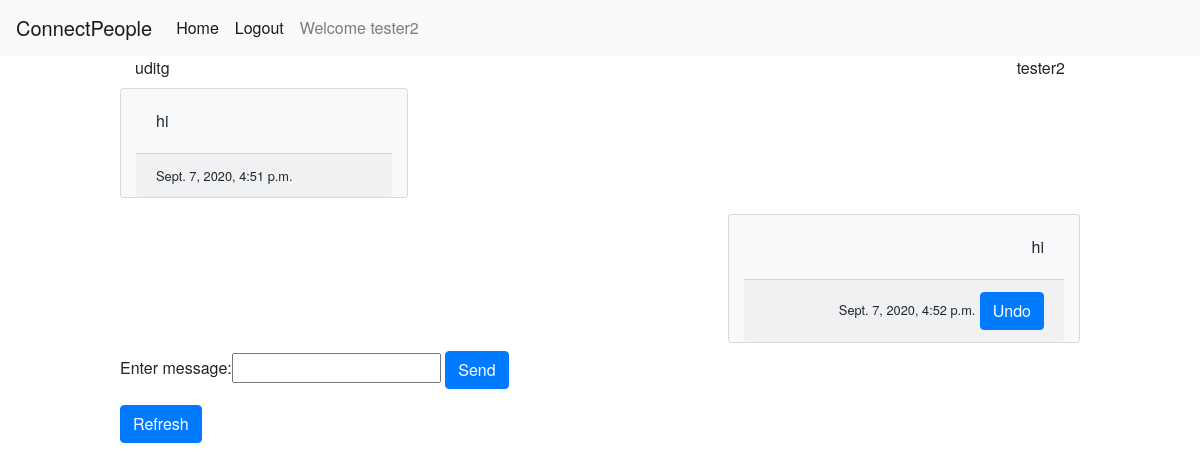
Before: /chatapp/chat/9/1/messages (signed in) with the older database file.
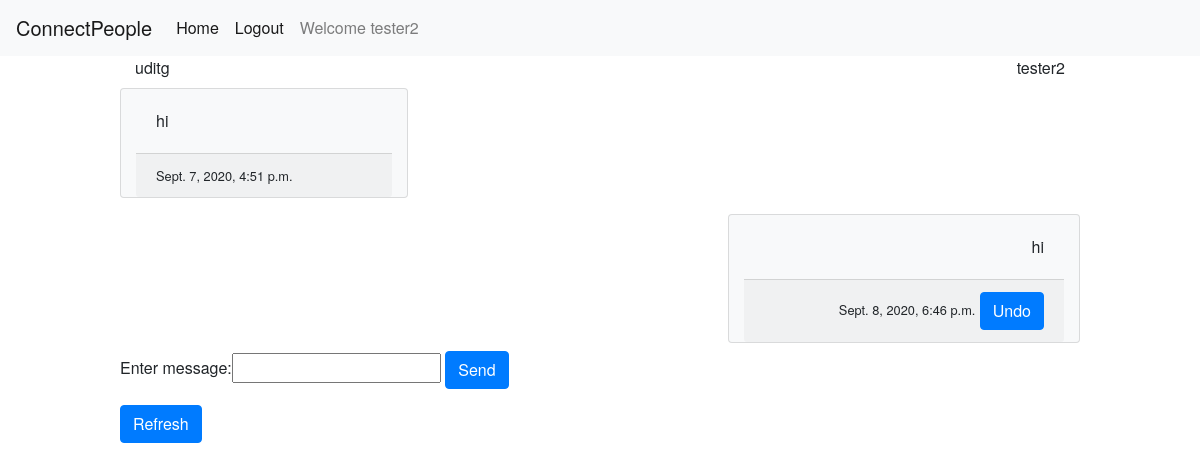
After: the same page with the newer database file.
### chatapp/models.py (models this page shows, shortened)
class Message(models.Model):
    msg_text = models.CharField(max_length=200, blank=False)
    send_time = models.DateTimeField(default=datetime.now)
    sender = models.ForeignKey(User, related_name='sender_user', on_delete=models.CASCADE)
    reciever = models.ForeignKey(User, related_name='reciever_user', on_delete=models.CASCADE)

### chatapp/decorators.py (the view)
    def wrap(request, *args, **kwargs):
        if request.user.id != kwargs['sender_id']:
            raise PermissionDenied
        else:
            return function(request, *args, **kwargs)

### chatapp/forms.py
class MessageForm(forms.Form):
    message_text = forms.CharField(label="Enter message", max_length=50)

### chatapp/views.py (called while the page is built, shortened)
@login_required
@user_can_see_chat
def chatpage(request, sender_id, reciever_id):
    sender = User.objects.get(pk=sender_id)
    reciever = User.objects.get(pk=reciever_id)
    messages = Message.objects.filter((Q(sender=sender) | Q(sender=reciever)),
                                      (Q(reciever=reciever) | Q(reciever=sender))).order_by("send_time")
    form = MessageForm()
    context = {'sender': sender, 'reciever': reciever, 'messages': messages, 'form': form}
    return render(request, 'chatapp/chatpage.html', context)

### chatapp/templates/chatapp/chatpage.html (shortened to what this page needs)
{% extends 'chatapp/base.html'%}
{%block content%}
<div class="container">
    <div class="row">
        <div class="col text-left">
            {{reciever.username}}
        </div>
        <div class="col text-right">
            {{sender.username}}
        </div>
    </div>
    {%for message in messages%}
        <div class="row">
            {%if message.sender.id == sender.id%}
                <div class="col"></div>
                <div class="col text-right card text-black bg-light my-2" style="max-width: 22rem;">
                    <div class="card-body">
                        <p class="card-text">
                            {{message.msg_text}}
                        </p>
                    </div>
                    <div class="card-footer">
                        <small class="text-black">{{message.send_time}}</small>
                        <a class="btn btn-primary"
                           href="{%url 'chatapp:delete_chat_message' message.sender_id message.reciever_id message.id%}">
                            Undo
                        </a>
                    </div>
                </div>
            {%else%}
                <div class="col text-left card text-black bg-light my-2" style="max-width: 18rem;">
                    <div class="card-body">
                        <p class="card-text">
                            {{message.msg_text}}
                        </p>
                    </div>
                    <div class="card-footer">
                        <small class="text-black">{{message.send_time}}</small>
                    </div>
                </div>
            {%endif%}
        </div>
    {% endfor %}
</div>
<form action="{% url 'chatapp:chatpage' sender.id reciever.id%}" method="post">
    {{form}}
    <input type="submit" value="Send" class="btn btn-primary">
</form>
<form action="{%url 'chatapp:chatpage' sender.id reciever.id%}">
    <input type="submit" value="Refresh" class="btn btn-primary">
</form>
{%endblock content%}

### chatapp/templates/chatapp/base.html (shortened to what this page needs)
{%load static%}
{% load crispy_forms_tags %}
<link rel="stylesheet" type="text/css" href="{%static 'chatapp/css/bootstrap.css'%}">
<link rel="stylesheet" type="text/css" href="{%static 'chatapp/css/bootstrap.min.css'%}">
<link rel="stylesheet" type="text/css" href="{%static 'chatapp/css/stylesheet.css'%}">
<!DOCTYPE html>
<html lang="en">
    <head>
    </head>
    <body>
    <nav class="navbar navbar-expand navbar-light bg-light">
      <a class="navbar-brand" href="#">ConnectPeople</a>
        <div class="navbar-nav">
            <a class="nav-item nav-link active" href="{%url 'chatapp:home'%}">Home</a>
            {% if user.is_authenticated%}
                <a class="nav-item nav-link active" href="{%url 'accounts:logout'%}">Logout</a>
            {%else%}
                <a class="nav-item nav-link active" href="{% url 'accounts:login'%}">Login</a>
            {%endif%}
            <a class="nav-item nav-link" href="">Welcome {{user.username}}</a>
        </div>
    </nav>
    <div id="content" class=" d-flex-row justify-content-center">
        {%block content%}
        {%endblock content%}
    </div>
    </body>
</html>

### chatapp/static/chatapp/css/stylesheet.css (style rules this page uses)
body { font-family: "HelveticaNeue-Light", "Helvetica Neue Light", "Helvetica Neue", Helvetica, Arial, "Lucida Grande", sans-serif; font-weight: 300; }
#content { width:80%; height:100%; margin: auto auto; }

Changed rows visible on the page:
removed Message: msg_text "hi", send_time "Sept. 7, 2020, 4:52 p.m."
added Message: msg_text "hi", send_time "Sept. 8, 2020, 6:46 p.m."
